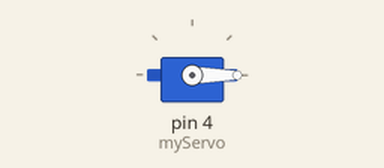
Simulated run of this sketch. Board: Arduino Uno, built with avr-gcc and run on an emulated ATmega328P. Parts: servo.

Above: at 0.05 s.
At 1.5 s:
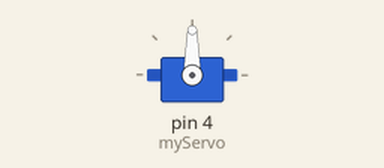
At 3.0 s:
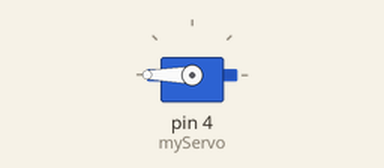
Timing chart, 0 to 6.9 s (numbered marks = the images above):
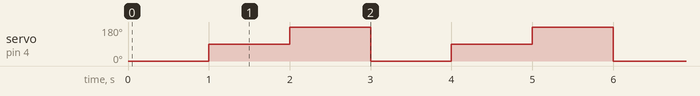

Measured:
- by itself, servo on pin 4 (myServo): repeats every 3.0 s: 180° 1.0 s, 0° 1.0 s, 90° 1.0 s

The sketch:

servo_test.ino
```cpp
#include <Servo.h>

Servo myServo;

void setup() {
  myServo.attach(4);  // or any pin WHATEVER YOU FCKN LIKE, (i love pin 4)
}

void loop() {

  myServo.write(0);
  delay(1000);

  myServo.write(90);
  delay(1000);


  myServo.write(180);
  delay(1000);
}
```
